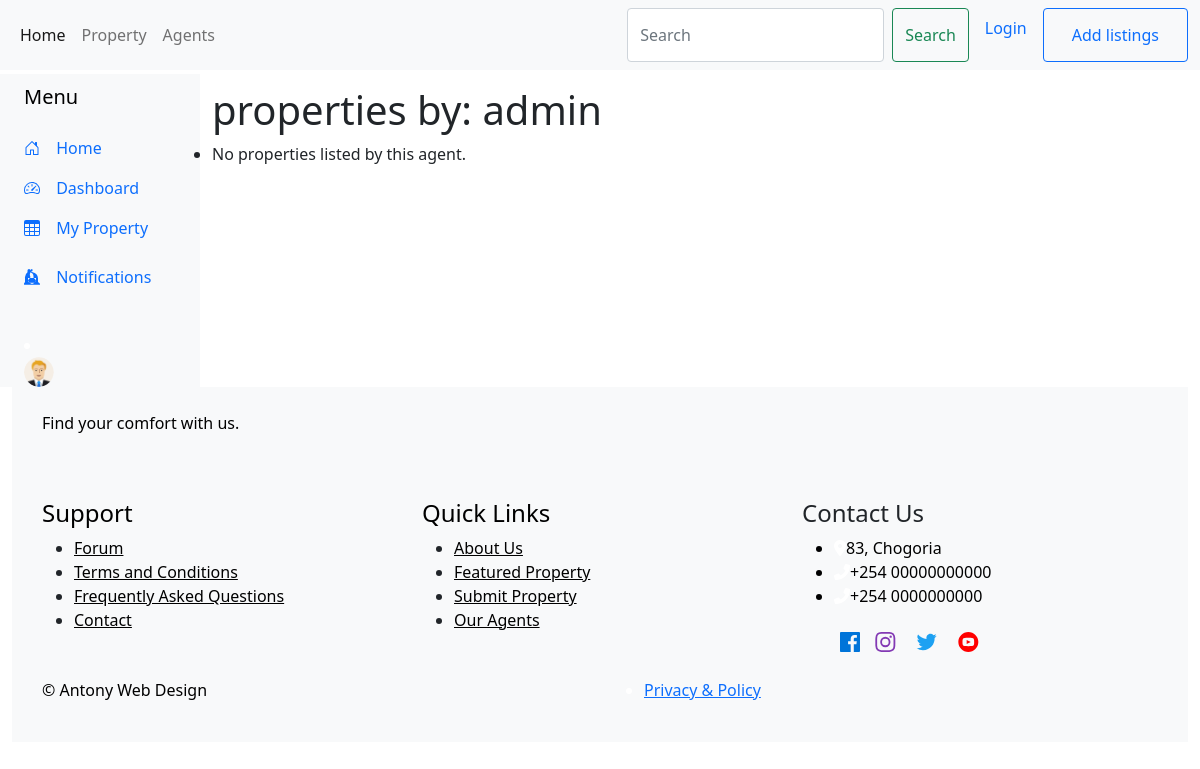
The page /app/agent/1/ on the database as committed earlier.
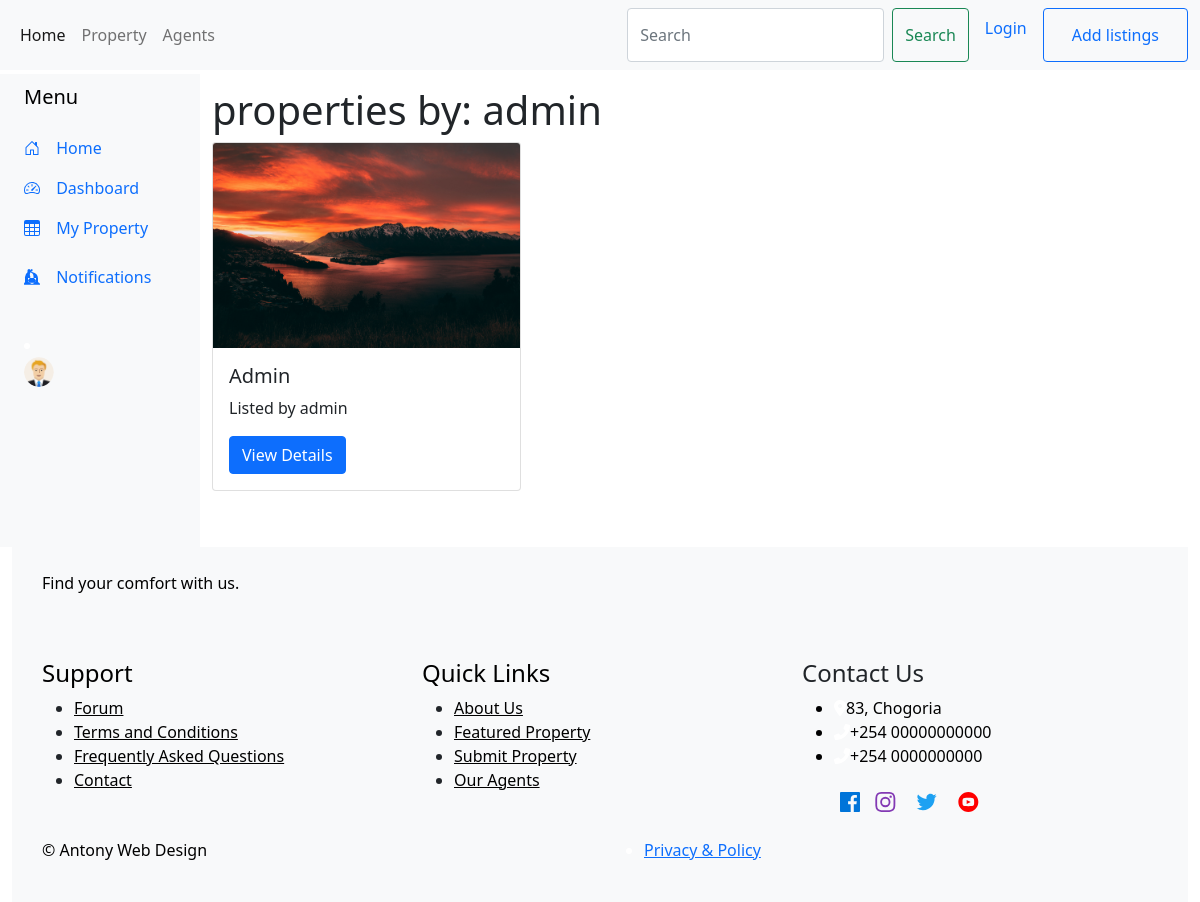
The same page on the database as committed later.
### myhome/models.py (models this page shows, shortened)
class User(AbstractUser):
    username = models.CharField(max_length=150,unique=True)
    email = models.EmailField(unique=True)
    password = models.CharField(max_length=128)
    is_email_verified = models.BooleanField(default=False)
    verification_token = models.CharField(max_length=64, blank=True, null=True)
    verification_token_expiration = models.DateTimeField(blank=True, null=True)
    slug = models.SlugField(unique=True, blank=True)
    verification_token_expiration = models.DateTimeField(blank=True, null=True)

class SubmitProperty(models.Model):
    user = models.ForeignKey(User, on_delete=models.CASCADE)
    title = models.CharField(max_length=100)
    specific_description = models.TextField()
    content = models.TextField()
    property_type = models.CharField(choices=(
        ('Hostel', 'Hostel'),
        ('Apartment', 'Apartment'),
        ('Flat', 'Flat'),
        ('Building', 'Building'),
        ('House', 'House'),
        ('Villa', 'Villa'),
        ('Office', 'Office'),
    ), max_length=50)
    selling_type = models.CharField(choices=(
        ('Rent', 'Rent'),
        ('Sale', 'Sale'),
    ), max_length=50)
    price = models.DecimalField(max_digits=10, decimal_places=2)
    city = models.CharField(max_length=100)
    state = models.CharField(max_length=100)
    total_rooms = models.PositiveIntegerField()
    area_size = models.DecimalField(max_digits=10, decimal_places=2)
    address = models.TextField()
    image1 = models.ImageField(upload_to='property_images/')
    image2 = models.ImageField(upload_to='property_images/')
    image3 = models.ImageField(upload_to='property_images/', blank=True, null=True)
    image4 = models.ImageField(upload_to='property_images/', blank=True, null=True)
    status = models.CharField(choices=(
        ('Available', 'Available'),
        ('Sold Out', 'Sold Out'),
    ), max_length=50)
    is_featured = models.BooleanField(default=False)

### myhome/views.py (the view)
# urls.py: path('agent/<int:agent_id>/', views.agent_details, name='agent'),
def agent_details(request, agent_id):
    agent = get_object_or_404(User,pk=agent_id )
    properties = SubmitProperty.objects.filter(user=agent)
    return render(request, 'myhome/agent.html', {'agent': agent, 'properties': properties})

### myhome/templates/myhome/agent.html
{% extends 'myhome/base.html' %}
{% block content %}
<h1>properties by: {{ agent.username }}</h1>
<ul>
    {% for property in properties %}
    <div class="row">
    <div class="col-md-4 mb-4">
        <div class="card">
            <img src="{{ property.image1.url }}" class="card-img-top" alt="Property Image">
            <div class="card-body">
                <h5 class="card-title">{{ property.title }}</h5>
                <p class="card-text">{{ property.specific_description }}</p>
                <a href="{% url 'property_details' property.id  %}" class="btn btn-primary">View Details</a>
            </div>
        </div>
    </div>
</div>
    {% empty %}
        <li>No properties listed by this agent.</li>
    {% endfor %}
{% endblock %}

### myhome/templates/myhome/base.html (shortened to what this page needs)
{% load static %}
<!DOCTYPE html>
<!DOCTYPE html>
<html>
<head>
    <link href="https://cdn.jsdelivr.net/npm/bootstrap@5.1.3/dist/css/bootstrap.min.css" rel="stylesheet">
    <link rel="stylesheet" href="https://cdnjs.cloudflare.com/ajax/libs/font-awesome/6.0.0-beta3/css/all.min.css">
    <link href="{% static 'assets/css/styles.css' %}" rel="stylesheet">
</head>
<body>
    <nav class="navbar navbar-expand-lg navbar-light bg-light">
      <div class="container-fluid">
        <div class="collapse navbar-collapse" id="navbarSupportedContent">
          <ul class="navbar-nav me-auto mb-2 mb-lg-0">
            <li class="nav-item">
              <a class="nav-link active" aria-current="page" href="{% url 'index' %}"">Home</a>
            </li>
            <li class="nav-item">
              <a class="nav-link" href="#">Property</a>
            </li>
            <div class="nav-item">
                <a class="nav-link" href="{% url 'all-agents' %}">Agents</a>
              </div>
          </ul>
          <div class="d-flex">
            <form class="d-flex mx-auto">
              <input class="form-control me-2" type="search" placeholder="Search" aria-label="Search">
              <button class="btn btn-outline-success" type="submit">Search</button>
            </form>
            {% if logged_in %}
            <div class="nav-item">
                <span class="nav-link">Welcome, {{ user }}</span>
            </div>
            <div class="nav-item">
              <a class="nav-link" href="{% url 'logout' %}">Logout</a>
            </div>
            {% else %}
            <div class="nav-item">
              <a class="nav-link" href="{% url 'login' %}">Login</a>
            </div>
            {% endif %}
            <div class="nav-item">
            <button class="btn btn-outline-primary"> <a class="nav-link" href="{% url 'submitproperty' %}">Add listings</a></button>
            </div>
          </div>
        </div>
      </div>
    </nav>
    <div class="container-fluid">
      <div class="row flex-nowrap">
        <div class="col-auto col-md-3 col-xl-2 px-sm-2 px-0 bg-light mt-1">
            <div class="d-flex flex-column align-items-center align-items-sm-start px-3 pt-2 text-white ">
                <a href="/" class="d-flex align-items-center pb-3 mb-md-0 me-md-auto text-black text-decoration-none">
                    <span class="fs-5 d-none d-sm-inline">Menu</span>
                </a>
                <ul class="nav nav-pills flex-column mb-sm-auto mb-0 align-items-center align-items-sm-start" id="menu">
                    <li class="nav-item">
                        <a href="{% url 'index' %}" class="nav-link align-middle px-0">
                          <svg class="bi pe-none me-2" width="16" height="16"><use xlink:href="#home"/></svg>
                         <span class="ms-1 d-none d-sm-inline">Home</span>
                        </a>
                    </li>
                    <li>
                        <a href="#submenu1" data-bs-toggle="collapse" class="nav-link px-0 align-middle">
                          <svg class="bi pe-none me-2" width="16" height="16"><use xlink:href="#speedometer2"/></svg>
                         <span class="ms-1 d-none d-sm-inline">Dashboard</span> </a>
                    </li>
                    <li>
                        <a href="#" class="nav-link px-0 align-middle">
                           <svg class="bi pe-none me-2" width="16" height="16"><use xlink:href="#table"/></svg>
                           <span class="ms-1 d-none d-sm-inline">My Property</span></a>
                    </li>
                    <li>
                        <a href="{% url 'my_profile' %}" class="nav-link px-0 align-middle">
                          <svg class="bi pe-none me-2" width="16" height="16"><use xlink:href="#notification"/></svg>
                             <span class="ms-1 d-none d-sm-inline">Notifications</span> </a>
                    </li>
                </ul>
                <li>
                    <a href="{% url 'my_profile' %}" class="d-flex align-items-center text-black text-decoration-none ">
                        <img src="{% if profile.image %}{{ profile.image.url }}{% else %}{% static 'assets/img/profilepic.png' %}{% endif %}"  width="30" height="30" class="rounded-circle" alt="user image">
                    </a>
                  </li>
            </div>
        </div>
        <div class="col py-3">
          <div class="row">
            {% block content %}
            {% endblock %}
        </div>
      </div>
    </div>
    <footer class="full-row bg-light py-4">
      <div class="container">
        <div class="row ">
          <div class="mb-4 col-6 col-lg-3 col-sm-6 col-md-4 col-lg-2 col-xxl-2">
            <div class="mb-2">
              <p class="pb-4 text-black bold ">Find your comfort with us.</p>
            </div>
          </div>
          <div class="">
            <div class="row">
              <div class="col-md-4">
                <div class="footer-widget footer-nav mb-4">
                  <h4 class="widget-title text-black double-down-line-left position-relative">Support</h4>
                  <ul class="hover-text-primary">
                    <li><a href="#" class="text-black">Forum</a></li>
                    <li><a href="#" class="text-black">Terms and Conditions</a></li>
                    <li><a href="#" class="text-black">Frequently Asked Questions</a></li>
                    <li><a href="contact.php" class="text-black">Contact</a></li>
                  </ul>
                </div>
              </div>
              <div class="col-md-4">
                <div class="footer-widget footer-nav mb-4">
                  <h4 class="widget-title text-black bold double-down-line-left position-relative">Quick Links</h4>
                  <ul class="hover-text-primary">
                    <li><a href="" class="text-black">About Us</a></li>
                    <li><a href="#" class="text-black">Featured Property</a></li>
                    <li><a href="#" class="text-black">Submit Property</a></li>
                    <li><a href="" class="text-black">Our Agents</a></li>
                  </ul>
                </div>
              </div>
              <div class="col-md-4">
                <div class="footer-widget">
                  <h4 class="widget-title  double-down-line-left position-relative">Contact Us</h4>
                  <ul class="text-black">
                    <li class="hover-text-primary"><i class="fas fa-map-marker-alt text-white mr-2 font-13 mt-1"></i>83, Chogoria</li>
                    <li class="hover-text-primary"><i class="fas fa-phone-alt text-white mr-2 font-13 mt-1"></i>+254 00000000000</li>
                    <li class="hover-text-primary"><i class="fas fa-phone-alt text-white mr-2 font-13 mt-1"></i>+254 0000000000</li>
                    <div class="footer-widget media-widget mt-4 text-black hover-text-primary">
                      <a><img src="{% static 'assets/img/icon-facebook.svg' %}" style="margin-left:2%;"></a>
                      <img src="{% static 'assets/img/icon-instagram.svg' %}" style="margin-right: 2%;">
                      <img src="{% static 'assets/img/icon-twitter.svg' %}" style="margin-right: 2%;">
                      <img src="{% static 'assets/img/icon-youtube.svg' %}" style="margin-right:3%">
                    </div>
                  </ul>
                </div>
              </div>
            </div>
          </div>
        </div>
      </div>
      <div class="bg-gray">
        <div class="container">
          <div class="row">
            <div class="col-sm-6">
              <span class="text-black bold vh-100">&copy; Antony Web Design</span>
            </div>
            <div class="col-sm-6">
              <ul class="line-menu text-white hover-text-primary float-right">
                <li><a href="#">Privacy & Policy</a></li>
              </ul>
            </div>
          </div>
        </div>
      </div>
    </footer>
</body>
</html>

### myhome/static/assets/css/styles.css (style rules this page uses)
body { min-height: 100vh; min-height: -webkit-fill-available; }
html { height: -webkit-fill-available; }
.bi { vertical-align: -.125em; fill: currentColor; }

Rows that differ between the two databases and show on the page:
added SubmitProperty: image1 (picture), title "Admin", specific_description "Listed by admin"
Other text that changed with them:
text no longer shown: "No properties listed by this agent."
